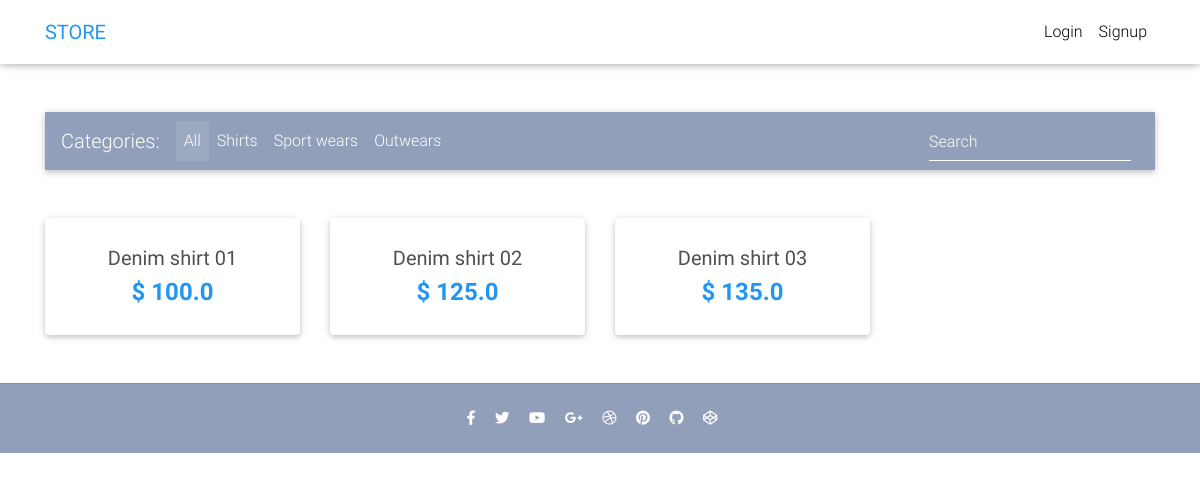
The page / on the database its author committed.
### core/models.py (models this page shows, shortened)
class Item(models.Model):
    title = models.CharField(max_length=100)
    price = models.FloatField()
    discount_price = models.FloatField(blank=True, null=True)
    slug = models.SlugField()
    description = models.TextField()
    def get_absolute_url(self):
        return reverse("core:product", kwargs={
            'slug': self.slug
        })

### core/views.py (the view)
# urls.py: path('', HomeView.as_view(), name='home'),
class HomeView(ListView):
    model = Item
    paginate_by = 10
    template_name = "home.html"

### templates/home.html (shortened to what this page needs)
{% extends "base.html" %}
{% block content %}
<main>
  <div class="container">
    <nav class="navbar navbar-expand-lg navbar-dark mdb-color lighten-3 mt-3 mb-5">
      <span class="navbar-brand">Categories:</span>
      <div class="collapse navbar-collapse" id="basicExampleNav">
        <ul class="navbar-nav mr-auto">
          <li class="nav-item active">
            <a class="nav-link" href="#">All
            </a>
          </li>
          <li class="nav-item">
            <a class="nav-link" href="#">Shirts</a>
          </li>
          <li class="nav-item">
            <a class="nav-link" href="#">Sport wears</a>
          </li>
          <li class="nav-item">
            <a class="nav-link" href="#">Outwears</a>
          </li>
        </ul>
        <form class="form-inline">
          <div class="md-form my-0">
            <input class="form-control mr-sm-2" type="text" placeholder="Search" aria-label="Search">
          </div>
        </form>
      </div>
    </nav>
    <section class="text-center mb-4">
      <div class="row wow fadeIn">
        {% for item in object_list %}
        <div class="col-lg-3 col-md-6 mb-4">
          <div class="card">
            <div class="card-body text-center">
              <h5>
                  <a href="{{ item.get_absolute_url }}" class="dark-grey-text">{{ item.title }}
                  </a>
              </h5>
              <h4 class="font-weight-bold blue-text">
                <strong>$
                {% if item.discount_price %}
                {{ item.discount_price }}
                {% else %}
                {{ item.price }}
                {% endif %}
                </strong>
              </h4>
            </div>
          </div>
        </div>
        {% endfor %}
      </div>
    </section>
  </div>
</main>
{% endblock content %}

### templates/base.html (style rules this page uses)
html, body, header, .carousel { height: 60vh; }

### rows shown on the page
Item: title "Denim shirt 01", discount_price "100.0"
Item: title "Denim shirt 02", discount_price "125.0"
Item: title "Denim shirt 03", discount_price "135.0"
